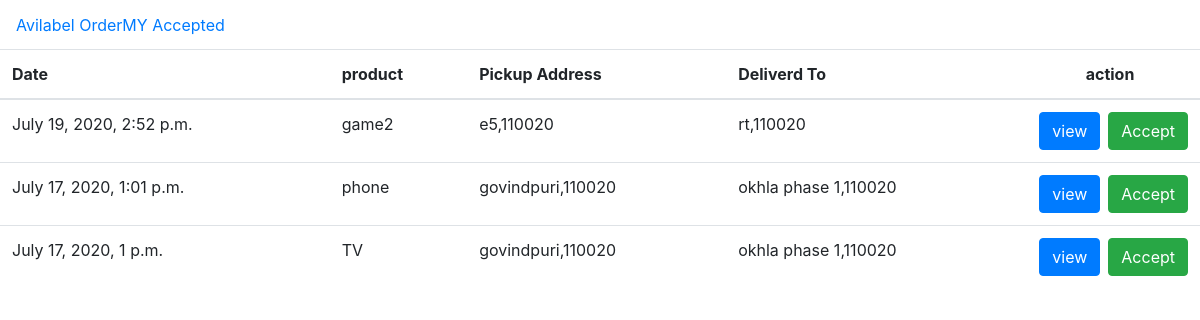
The app's page /staff/index (signed in), older data.
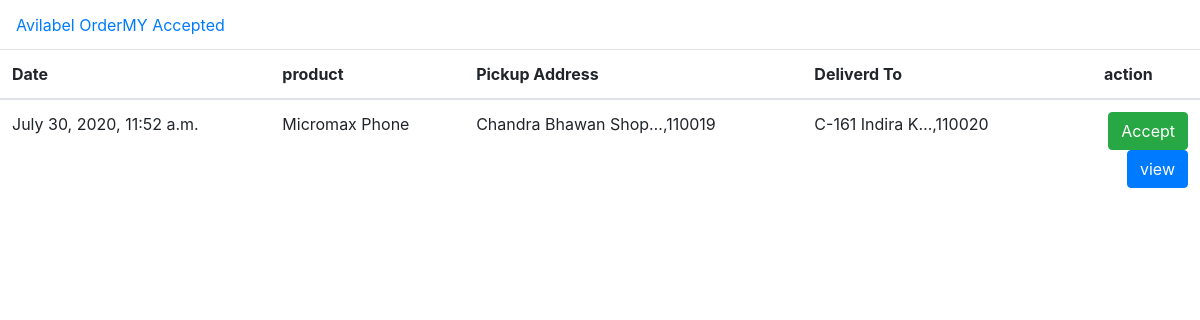
The same page, newer data.
### order/models.py (models this page shows)
class Order(models.Model):
    user_id= models.ForeignKey(User,on_delete=models.CASCADE)
    u_name = models.CharField(max_length=50)
    u_phone_no = models.CharField(max_length=10)
    u_delivery_address = models.CharField(max_length=350)
    u_pincode=models.CharField(max_length=6)
    u_delivery_note = models.CharField(max_length=300 , blank=True)
    product_list = models.CharField(max_length=350)
    shop_address = models.CharField(max_length=350 )
    shop_pincode = models.CharField(max_length=6)
    order_date = models.DateTimeField(auto_now_add=True )
    order_pending = models.BooleanField(default=True)
    order_picked = models.BooleanField(default=False)
    order_delivered = models.BooleanField(default=False)
    order_cancelled = models.BooleanField(default=False)
    delivery_staff = models.CharField(max_length=20 , default="null" )

### delivery_staff/views.py (the view)
# urls.py: path('index',views.deliverystaff,name='deliverystaff_index'),
def deliverystaff(request):
    if request.user.is_authenticated and request.user.is_staff==True:
        obj = Order.objects.filter(order_pending = True).order_by('order_date').reverse()
        return render(request,'deliverystaff_index.html',{'obj':obj})
    else:
        return redirect('index')

### templates/deliverystaff_index.html (shortened to what this page needs)
<!DOCTYPE html>
<html lang="en">
<head>
    <link rel="stylesheet" href="https://maxcdn.bootstrapcdn.com/bootstrap/4.5.0/css/bootstrap.min.css">
</head>
<body>
<div  class='navbar nav navbar-default navbar-static-top'>
    <a href="{% url 'deliverystaff_index' %}" >Avilabel Order</a>
    <a href="{% url 'accepted_order' %}" >MY Accepted</a>
</div>
<table class="table table-hover">
   <thead>    <tr>
       <th>Date</th>
       <th>product</th>
       <th>Pickup Address</th>
       <th>Deliverd To</th>
       <th class="text-center">action</th>
        </tr>
   </thead>
   <tbody>
    {% for order in obj %}
    <tr>
       <td> {{order.order_date}}</td>
       <td> {{order.product_list|truncatechars:15}}</td>
       <td> {{order.shop_address|truncatechars:20}},{{order.shop_pincode}}</td>
       <td> {{order.u_delivery_address|truncatechars:15}},{{order.u_pincode}}</td>
       <td>
           <form action="{% url 'accept_order' order.id %}" >
            {% csrf_token %}<input type="submit" value="Accept"  class="btn btn-success float-right ml-2" >
            </form>
           <button type="button" class="btn btn-primary float-right" data-toggle="modal" data-target="#myModal{{order.id}}">
            view
          </button>
       </td>
    </tr>
    {% endfor %}
    </tbody>
</table>
</body>
</html>

Row changes from the older to the newer data that the page shows:
no longer on this page (row edited): Order: order_date "July 19, 2020, 2:52 p.m.", product_list "game2", shop_address "e5", shop_pincode "110020", u_delivery_address "rt", u_pincode "110020"
no longer on this page (row edited): Order: order_date "July 17, 2020, 1:01 p.m.", product_list "phone", shop_address "govindpuri", shop_pincode "110020", u_delivery_address "okhla phase 1", u_pincode "110020"
no longer on this page (row edited): Order: order_date "July 17, 2020, 1 p.m.", product_list "TV", shop_address "govindpuri", shop_pincode "110020", u_delivery_address "okhla phase 1", u_pincode "110020"
added Order: order_date "July 30, 2020, 11:52 a.m.", product_list "Micromax Phone", shop_address "Chandra Bhawan Shop…", shop_pincode "110019", u_delivery_address "C-161 Indira K…", u_pincode "110020"
